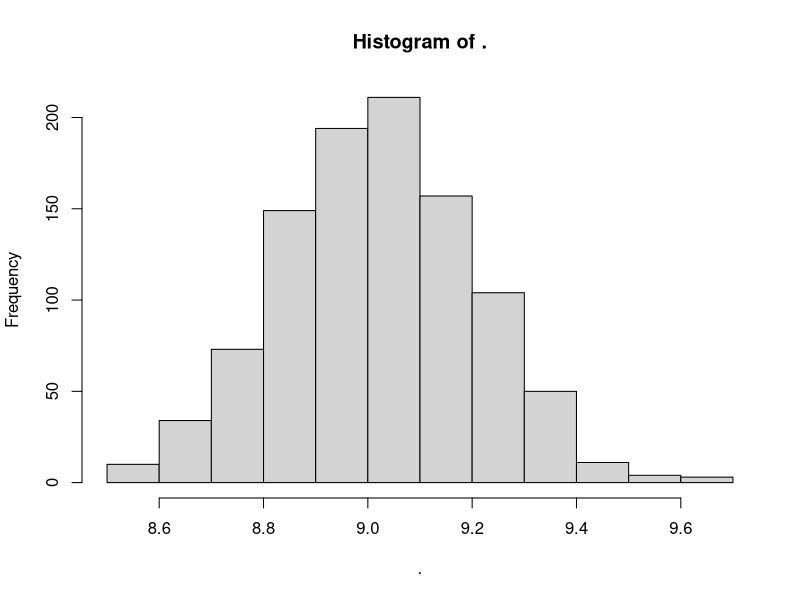
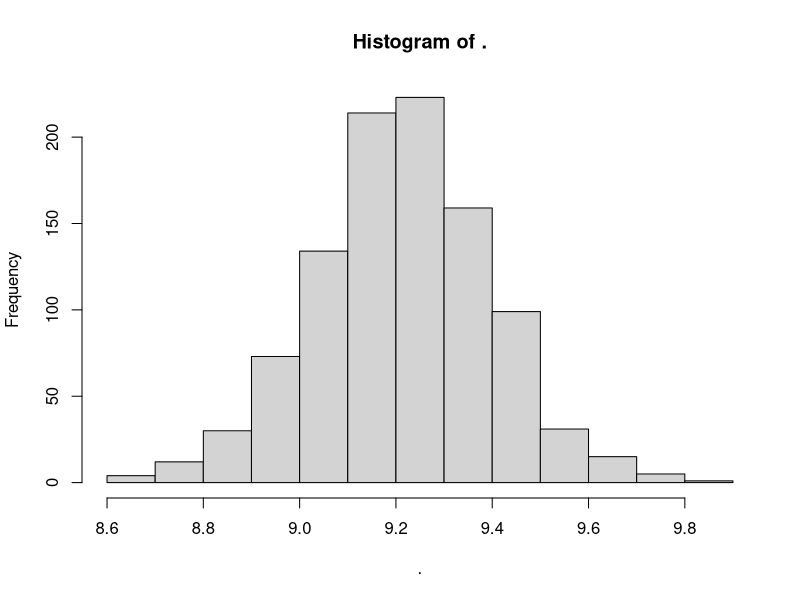
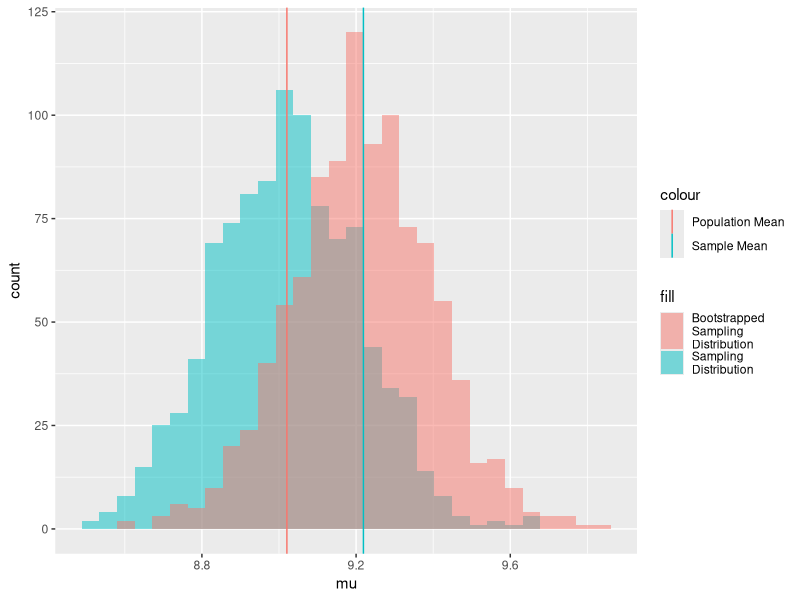

The R script that drew these images, in order:
# E1_code.R
# Sampling and Confidence Intervals

# 0. Getting Started ##########################################################

# Please load our main packages
# install.packages(c("dplyr", "readr", "ggplot2"))
library(dplyr) # data wrangling
library(readr) # read in data
library(ggplot2) # visualization with ggplot

# Load data
counties <- read_csv("E/environmental_health.csv") %>%
  # Keep just valid air pollution values
  filter(!is.na(air_pollution))

# View first 3 rows of dataset
counties %>% head(3)


# 1. Population Parameters #################################################

# This dataset contains air pollution data for every county in the US, as of 2019.
# counties will be our 'population' dataset, showing the full universe of counties.
pop = counties %>% select(county, fips, air_pollution)



# Let's calculate the mean level of PM 2.5 air pollution,
# in micrograms per cubic meter (PM2.5),
# in an average county,
# based on the entire population of counties.
# We'll name the object 'p' for population, 
# and the statistic 'mu', a Greek letter we use to describe the mean value often.
p = pop %>%
  reframe(mu = mean(air_pollution, na.rm = TRUE))

# View the mean air pollution level
p





# 2. Sample Statistics ###############################################

# But what if we can't measure air pollution in every county? 
# Can we still estimate air pollution from a **sample of counties?**
# Yes - if we take a random sample.

# We can take a random sample of rows from a data.frame like so,
# using sample_n()
sample = pop %>%
  # Sample 100 rows
  sample_n(size = 100) 

sample

# And get the mean
s = sample %>%  
  reframe(mu = mean(air_pollution, na.rm = TRUE))

# Compare the population parameter and the sample statistic.
# Do they differ? A lot?
p
s



# 3. Sampling Distributions #############################################

# We have a rare situation - we actually have the full population.
# We can **prove** that this random sample should generally work.

# We can repeatedly take samples from this population,
# calculate statistics from each, 
# and view the distribution of statistics.
# That distribution is called a sampling distribution.

# It shows how much a statistic varies due to random sampling / chance.
d = tibble(rep = 1:1000) %>%
  group_by(rep) %>%
  reframe(pop %>% sample_n(size = 100)) %>%
  group_by(rep) %>%
  reframe(mu = mean(air_pollution, na.rm = TRUE))
# Let's view 'd', our sampling distribution data.frame
d

# Let's view the histogram of this vector of statistics.
d$mu %>% hist()


# Whoa! It's normally distributed!
# And the values aren't totally random - 
# they cluster around the true population parameter!



# 4. Confidence Intervals #######################################################

# Because of sampling, **every statistic** has error,
# so we should probably be able to measure and communicate that error to our users.
# Our sampling distribution 'd' shows that error.
# How might we describe it?

# the middle-most estimate of the mean is the median statistic
d %>%
  reframe(median = quantile(mu, probs = 0.50))

# 50% of the time, the statistic would range from [lower] to [upper]
d %>% 
  reframe(lower = quantile(mu, probs = 0.25),
          upper = quantile(mu, probs = 0.75))

# 95% of the time, the statistic would range from [lower] to [upper]
d %>% 
  reframe(lower = quantile(mu, probs = 0.025),
          upper = quantile(mu, probs = 0.975))

# This is your 95% confidence interval!

# We can state it like so:

# 'Even if our statistic was off due to random sampling error,
# 95% of the time the statistic would range from [A] to [B]'

# OR:

# The mean air pollution level was XXX,
# with a 95% confidence interval ranging from AAA to BBB.




# 5. Standard Errors ##############################################################

# But in reality, we NEVER get to see the full population,
# so we can never make the full sampling distribution.

# But what if we could approximate it???

# Mathematicians have devise that the 'standard error' (sd / sqrt(n))
# very closely approximates the standard deviation of a sampling distribution.

sample %>%
  summarize(sd = sd(air_pollution, na.rm = TRUE),
            n = n(),
            se = sd / sqrt(n))

# Let's compare that to the standard deviation of the sampling distribution!
sd(d$mu) 


# HOLY CRAP! It works!



# 6. Confidence Intervals with Normal Distribution Approximation ##############################

# In a normal distribution with a mean of 0 and standard deviation of 1,
# the 97.5th percentile is about ~2 standard deviations from the mean.

# We can check this with the qnorm() function.
qnorm(0.975)

# This multiplier (called 'z') can be paired with our standard error
# to approximate confidence intervals


stat = sample %>%
  reframe(
    mu = mean(air_pollution, na.rm = TRUE),
    sd = sd(air_pollution, na.rm = TRUE),
    n = n(),
    se = sd / sqrt(n),
    # Estimate the confidence interval!
    z = qnorm(0.975),
    lower = mu - se * z,
    upper = mu + se * z
  )

# View our statistics!
stat

# How does that compare to our true sampling distribution again?

d %>% 
  reframe(lower = quantile(mu, probs = 0.025),
          upper = quantile(mu, probs = 0.975))

# Pretty close!





# 7. Bootstrapping the Sampling Distribution ######################################


# But in reality, we NEVER get to see the full population,
# so we can never make the full sampling distribution.

# But what if we could approximate it,
# *without* assuming a normally distributed sampling distribution?

# Using bootstrapping (aka sampling with replacement),
# we can approximate what the sampling distribution would look like.

# This is because we're injecting random sampling error into our sample,
# by resampling with replacement from our sample, 
# creating slightly different samples many many times in a row

# 1000 times in a row...
b = tibble(rep = 1:1000) %>%
  # For each time...
  group_by(rep) %>%
  # Take a random sample with replacement of 100 rows from the sample itself
  reframe(
    sample %>% sample_n(size = 100, replace = TRUE)
  ) %>%
  # Now for each sample...
  group_by(rep) %>%
  # Calculate the mean
  reframe(mu = mean(air_pollution, na.rm = TRUE))

# View the distribution!
b$mu %>% hist()

# This is an approximated sampling distribution,
# also known as a bootstrapped sampling distribution.



# 8. Comparisons ######################################################


# How do these estimates compare?

ggplot() +
  geom_histogram(data = d, mapping = aes(x = mu, fill = "Sampling\nDistribution"), alpha = 0.5) +
  geom_vline(mapping = aes(xintercept = p$mu, color = "Population Mean")) +
  geom_histogram(data = b, mapping = aes(x = mu, fill = "Bootstrapped\nSampling\nDistribution"), alpha = 0.5) +
  geom_vline(mapping = aes(xintercept = s$mu, color = "Sample Mean"))

# Let's compare the standard error of the sampling distribution vs. the bootstrapped sampling distribution,
# by taking the standard deviation of each.

sd(d$mu)
sd(b$mu)

# Very close!!!
# Interesting that even if the sample mean deviations from the population mean,
# the standard error remains pretty darn close.

# No sample is ever going to be a perfect representation of the population.
# There will ALWAYS be error.
# But by taking random samples, we ensure the error will be RANDOM.


# Cleanup ###############################################################

# Clean our environment!
rm(list = ls())




